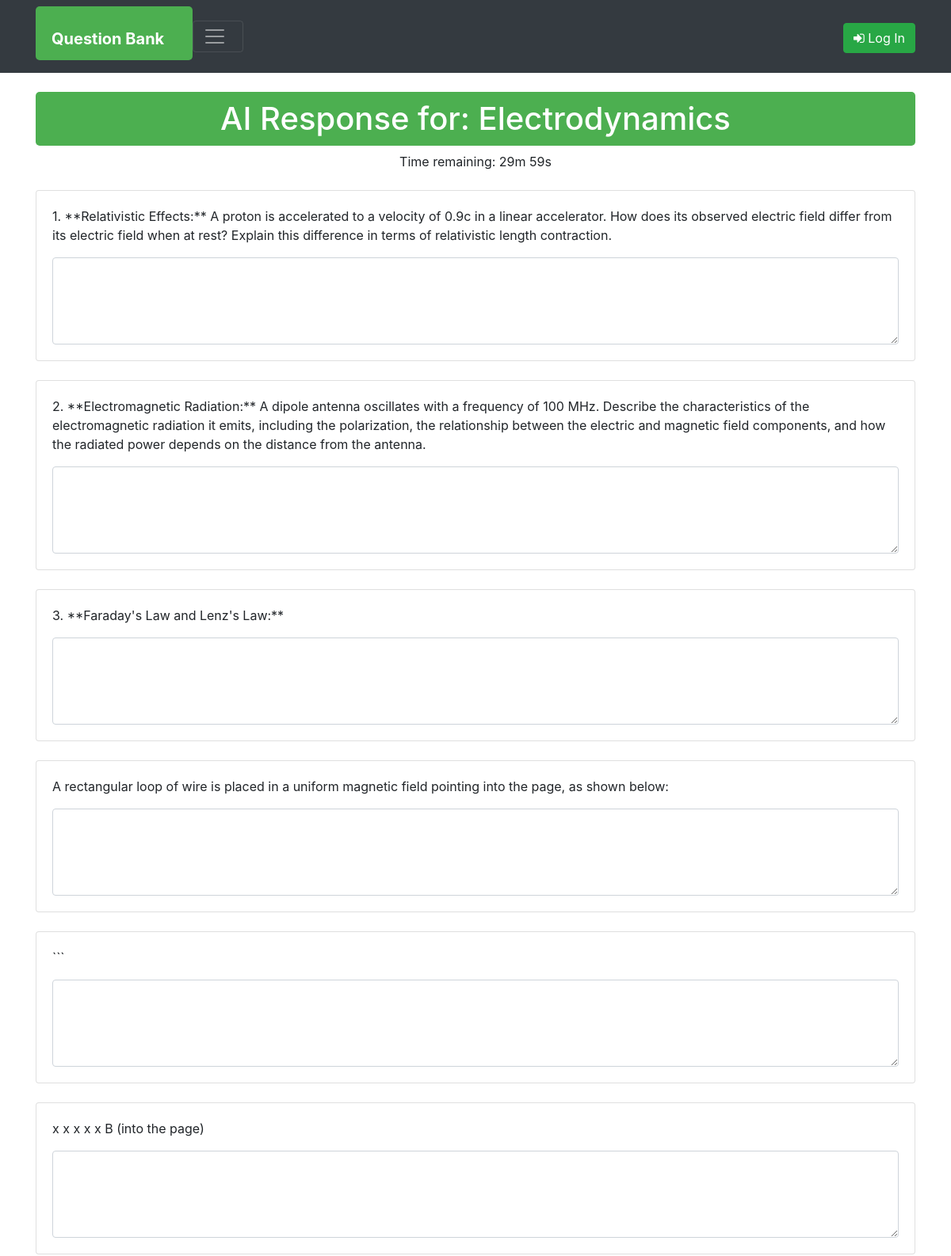
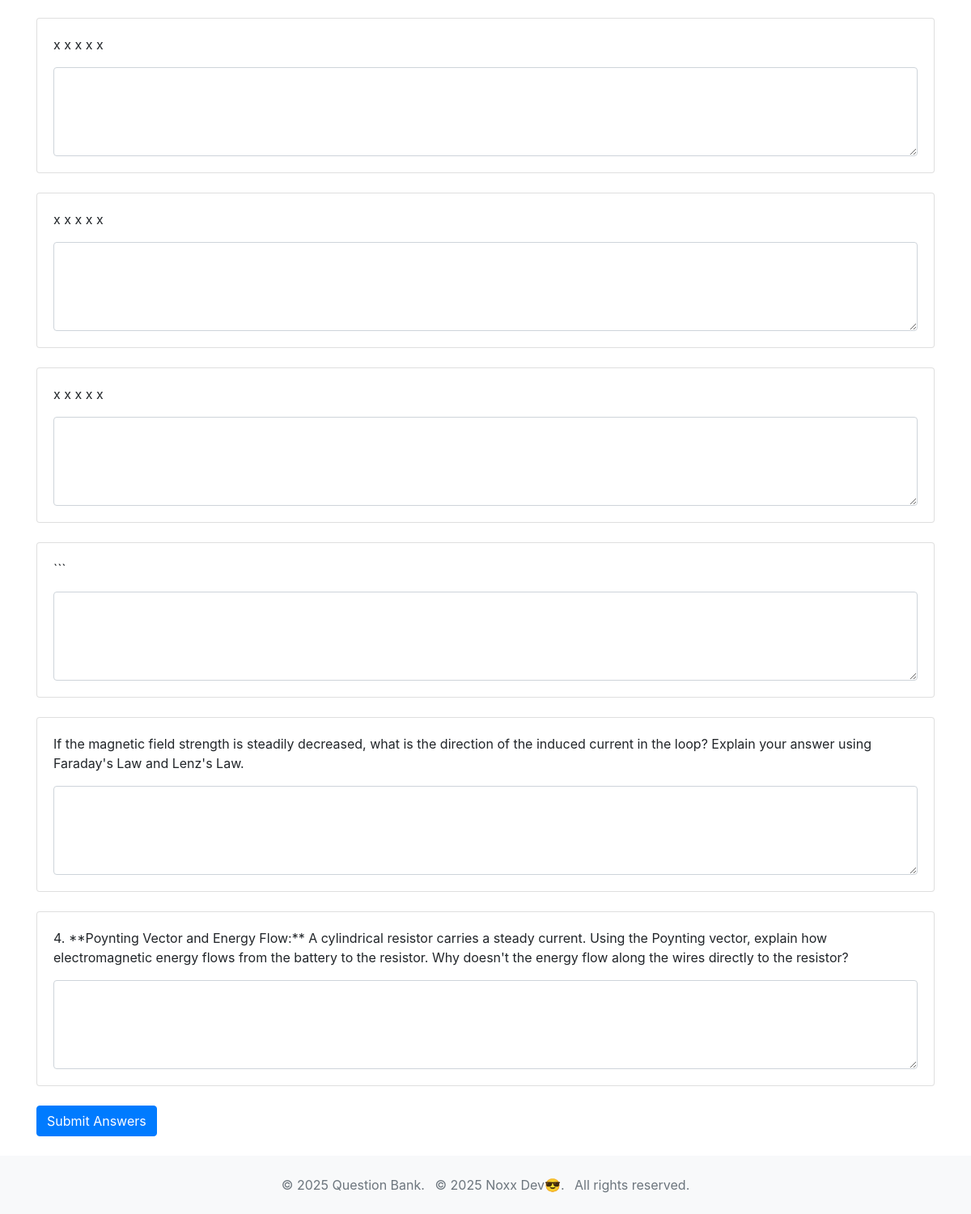
Screenshot of /topic_questions/13/ with the database file from the repository (2 pictures, top to bottom).
### QuestionBank/models.py (models this page shows, shortened)
class AIResponse(models.Model):
    evaluator_ai = models.ForeignKey(
        EvaluatorAI, on_delete=models.CASCADE, related_name='generated_responses'
    )
    topic = models.CharField(max_length=100)
    duration_minutes = models.PositiveIntegerField(default=30)  # ✅ Ensure a default value
    time_limit = models.PositiveIntegerField(default=1800)  # ✅ Ensure time_limit exists

class GeneratedQuestion(models.Model):
    ai_response = models.ForeignKey(AIResponse, on_delete=models.CASCADE, related_name='questions')
    question_text = models.TextField()
    marks = models.IntegerField(default=1)  # ✅ Added marks field
    category = models.CharField(max_length=50, default="General")  # ✅ Added category field
    created_at = models.DateTimeField(auto_now_add=True)  # ✅ Added timestamp

### QuestionBank/views.py (the view)
# urls.py: path('topic_questions/<int:ai_response_id>/', views.topic_questions_view, name='topic_questions'),
def topic_questions_view(request, ai_response_id):
    ai_response = get_object_or_404(AIResponse, id=ai_response_id)
    context = {
        'ai_response': ai_response,
        'time_limit': ai_response.time_limit  # ✅ Pass time limit to template
    }
    return render(request, 'bank/topic_questions.html', context)

### QuestionBank/templates/bank/topic_questions.html (shortened to what this page needs)
{% extends 'layout/base.html' %}
{% load static %}
{% block css %}
    <link rel="stylesheet" type="text/css" href="{% static 'assets/css/evaluator.css' %}">
    <link rel="stylesheet" href="https://stackpath.bootstrapcdn.com/bootstrap/4.5.2/css/bootstrap.min.css">
{% endblock css %}
{% block content %}
<div class="container my-4">
    <h1 class="text-center">AI Response for: {{ ai_response.topic }}</h1>
    <div id="timer" class="text-center mb-4"></div>
    <form id="question-form" method="post" action="{% url 'bank:submit_answers' %}">
        {% for question in ai_response.questions.all %}
            <div class="card mb-4">
                <div class="card-body">
                    <p class="card-text">{{ question.question_text }}</p>
                    <textarea class="form-control" name="answers[]" rows="4" required></textarea>
                </div>
            </div>
        {% endfor %}
        <button type="submit" class="btn btn-primary">Submit Answers</button>
    </form>
</div>
{% endblock %}

### QuestionBank/static/assets/css/main.css (style rules this page uses)
input[type="text"], input[type="password"], input[type="email"], input[type="number"], input[type="date"], select, textarea, input[type="file"] { width: 100%; padding: 10px; border: 1px solid #ccc; border-radius: 4px; box-sizing: border-box; margin-top: 6px; margin-bottom: 16px; resize: vertical; }
button { background-color: #4CAF50; color: white; padding: 10px 20px; border: none; border-radius: 4px; cursor: pointer; }

### QuestionBank/static/assets/css/evaluator.css (style rules this page uses)
h1 { background-color: #4CAF50; color: white; padding: 10px 20px; border-radius: 5px; text-align: center; }
button { background-color: #4CAF50; color: white; padding: 10px 20px; border: none; border-radius: 4px; cursor: pointer; }
html { scroll-behavior: smooth; }

### rows the page displays
AIResponse: topic "Electrodynamics"
GeneratedQuestion: question_text "1. **Relativistic Effects:** A proton is accelerated to a velocity of 0.9c in a linear accelerator. How does its observed electric field differ from its electric field when at rest? Explain this difference in terms of relativistic length contraction."
GeneratedQuestion: question_text "2. **Electromagnetic Radiation:** A dipole antenna oscillates with a frequency of 100 MHz. Describe the characteristics of the electromagnetic radiation it emits, including the polarization, the relationship between the electric and magnetic field components, and how the radiated power depends on the distance from the antenna."
GeneratedQuestion: question_text "3. **Faraday's Law and Lenz's Law:**"
GeneratedQuestion: question_text "A rectangular loop of wire is placed in a uniform magnetic field pointing into the page, as shown below:"
GeneratedQuestion: question_text "```"
GeneratedQuestion: question_text "x x x x x B (into the page)"
GeneratedQuestion: question_text "x x x x x"
GeneratedQuestion: question_text "x x x x x"
GeneratedQuestion: question_text "x x x x x"
GeneratedQuestion: question_text "```"
GeneratedQuestion: question_text "If the magnetic field strength is steadily decreased, what is the direction of the induced current in the loop? Explain your answer using Faraday's Law and Lenz's Law."
GeneratedQuestion: question_text "4. **Poynting Vector and Energy Flow:** A cylindrical resistor carries a steady current. Using the Poynting vector, explain how electromagnetic energy flows from the battery to the resistor. Why doesn't the energy flow along the wires directly to the resistor?"
